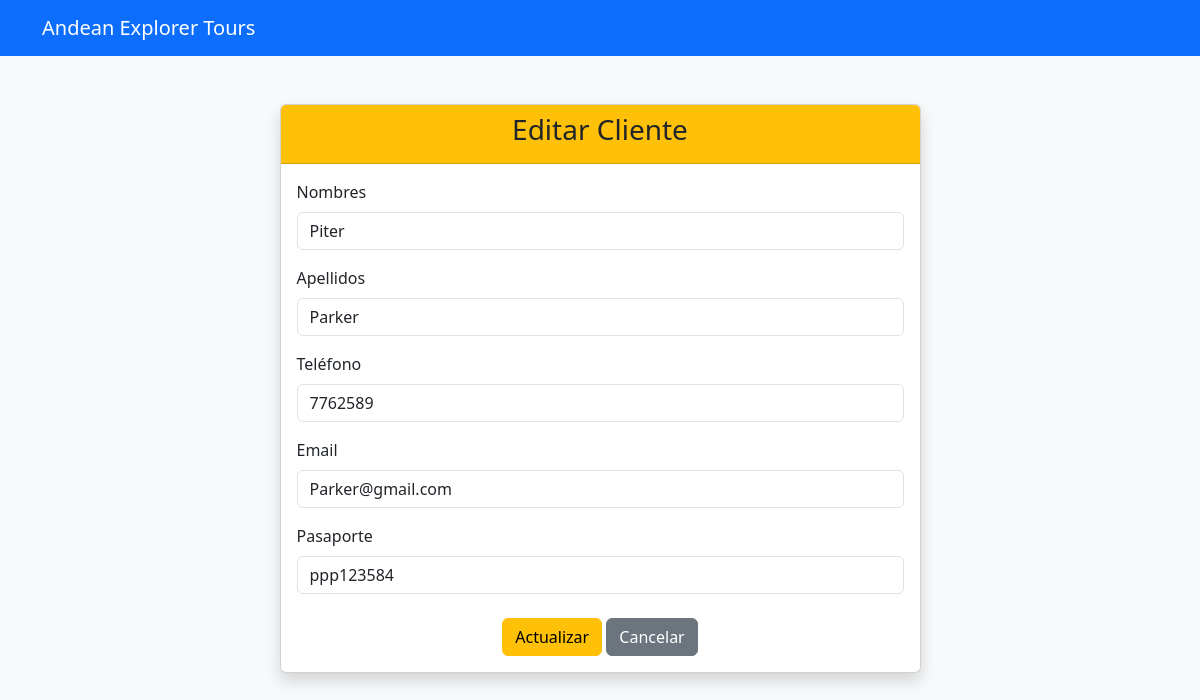
Page /clientes/editar/1 (signed in) on the committed database.
### app/models/cliente.py (models this page shows)
class Cliente(db.Model):
    id = db.Column(
        db.Integer,
        primary_key=True
    )
    nombres = db.Column(
        db.String(100),
        nullable=False
    )
    apellidos = db.Column(
        db.String(100),
        nullable=False
    )
    telefono = db.Column(
        db.String(20)
    )
    email = db.Column(
        db.String(100)
    )
    pasaporte = db.Column(
        db.String(50)
    )

### app/blueprints/clientes/routes.py (the view, shortened to what this page needs)
@clientes_bp.route('/clientes/editar/<int:id>', methods=['GET', 'POST'])
@login_required
def editar_cliente(id):
    cliente = Cliente.query.get_or_404(id)
    return render_template(
        'clientes/editar.html',
        cliente=cliente
    )

### app/templates/clientes/editar.html (shortened to what this page needs)
<!DOCTYPE html>
<html lang="es">
<head>
    <link
    href="https://cdn.jsdelivr.net/npm/bootstrap@5.3.3/dist/css/bootstrap.min.css"
    rel="stylesheet">
</head>
<body class="bg-light">
<nav class="navbar navbar-dark bg-primary">
    <div class="container">
        <span class="navbar-brand">
            Andean Explorer Tours
        </span>
    </div>
</nav>
<div class="container mt-5">
    <div class="row justify-content-center">
        <div class="col-md-7">
            <div class="card shadow">
                <div class="card-header bg-warning">
                    <h3 class="text-center">
                        Editar Cliente
                    </h3>
                </div>
                <div class="card-body">
                    <form method="POST">
                        <div class="mb-3">
                            <label class="form-label">
                                Nombres
                            </label>
                            <input
                                type="text"
                                name="nombres"
                                class="form-control"
                                value="{{cliente.nombres}}"
                                required>
                        </div>
                        <div class="mb-3">
                            <label class="form-label">
                                Apellidos
                            </label>
                            <input
                                type="text"
                                name="apellidos"
                                class="form-control"
                                value="{{cliente.apellidos}}"
                                required>
                        </div>
                        <div class="mb-3">
                            <label class="form-label">
                                Teléfono
                            </label>
                            <input
                                type="text"
                                name="telefono"
                                class="form-control"
                                value="{{cliente.telefono}}">
                        </div>
                        <div class="mb-3">
                            <label class="form-label">
                                Email
                            </label>
                            <input
                                type="email"
                                name="email"
                                class="form-control"
                                value="{{cliente.email}}">
                        </div>
                        <div class="mb-4">
                            <label class="form-label">
                                Pasaporte
                            </label>
                            <input
                                type="text"
                                name="pasaporte"
                                class="form-control"
                                value="{{cliente.pasaporte}}">
                        </div>
                        <div class="text-center">
                            <button
                                class="btn btn-warning">
                                Actualizar
                            </button>
                            <a
                                href="/clientes"
                                class="btn btn-secondary">
                                Cancelar
                            </a>
                        </div>
                    </form>
                </div>
            </div>
        </div>
    </div>
</div>
</body>
</html>

### rows in the picture
Cliente: nombres "Piter", apellidos "Parker", telefono "7762589", email "Parker@gmail.com", pasaporte "ppp123584"
